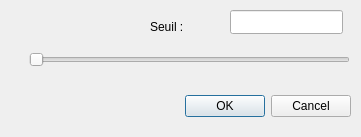
<?xml version="1.0" encoding="UTF-8"?>
<ui version="4.0">
 <class>Dialog</class>
 <widget class="QDialog" name="Dialog">
  <property name="geometry">
   <rect>
    <x>0</x>
    <y>0</y>
    <width>361</width>
    <height>137</height>
   </rect>
  </property>
  <property name="windowTitle">
   <string>Regler le seuillage</string>
  </property>
  <widget class="QDialogButtonBox" name="buttonBox">
   <property name="geometry">
    <rect>
     <x>10</x>
     <y>90</y>
     <width>341</width>
     <height>32</height>
    </rect>
   </property>
   <property name="orientation">
    <enum>Qt::Horizontal</enum>
   </property>
   <property name="standardButtons">
    <set>QDialogButtonBox::Cancel|QDialogButtonBox::Ok</set>
   </property>
  </widget>
  <widget class="QLineEdit" name="seuilEdit">
   <property name="geometry">
    <rect>
     <x>230</x>
     <y>10</y>
     <width>113</width>
     <height>24</height>
    </rect>
   </property>
  </widget>
  <widget class="QSlider" name="seuilSlider">
   <property name="geometry">
    <rect>
     <x>29</x>
     <y>50</y>
     <width>321</width>
     <height>20</height>
    </rect>
   </property>
   <property name="orientation">
    <enum>Qt::Horizontal</enum>
   </property>
  </widget>
  <widget class="QLabel" name="label">
   <property name="geometry">
    <rect>
     <x>150</x>
     <y>20</y>
     <width>57</width>
     <height>14</height>
    </rect>
   </property>
   <property name="text">
    <string>Seuil :</string>
   </property>
  </widget>
 </widget>
 <resources/>
 <connections>
  <connection>
   <sender>buttonBox</sender>
   <signal>accepted()</signal>
   <receiver>Dialog</receiver>
   <slot>accept()</slot>
   <hints>
    <hint type="sourcelabel">
     <x>248</x>
     <y>254</y>
    </hint>
    <hint type="destinationlabel">
     <x>157</x>
     <y>274</y>
    </hint>
   </hints>
  </connection>
  <connection>
   <sender>buttonBox</sender>
   <signal>rejected()</signal>
   <receiver>Dialog</receiver>
   <slot>reject()</slot>
   <hints>
    <hint type="sourcelabel">
     <x>316</x>
     <y>260</y>
    </hint>
    <hint type="destinationlabel">
     <x>286</x>
     <y>274</y>
    </hint>
   </hints>
  </connection>
 </connections>
</ui>
